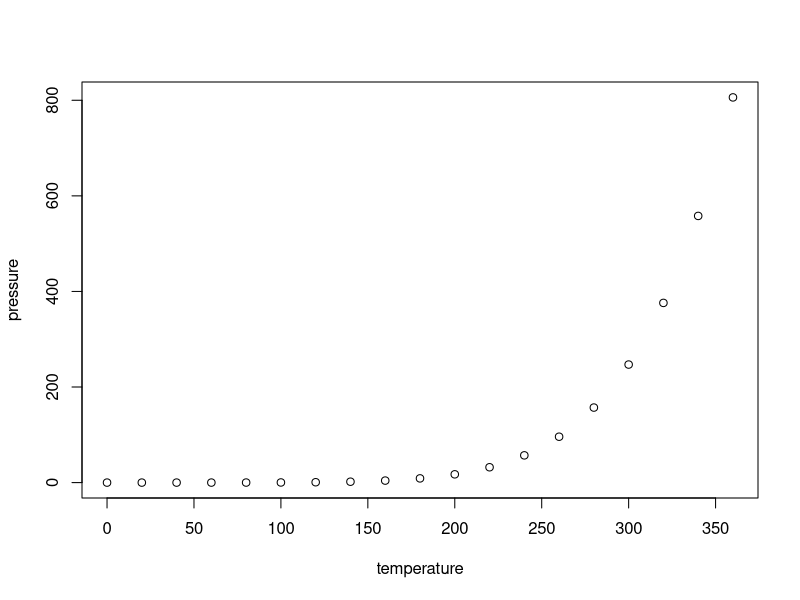
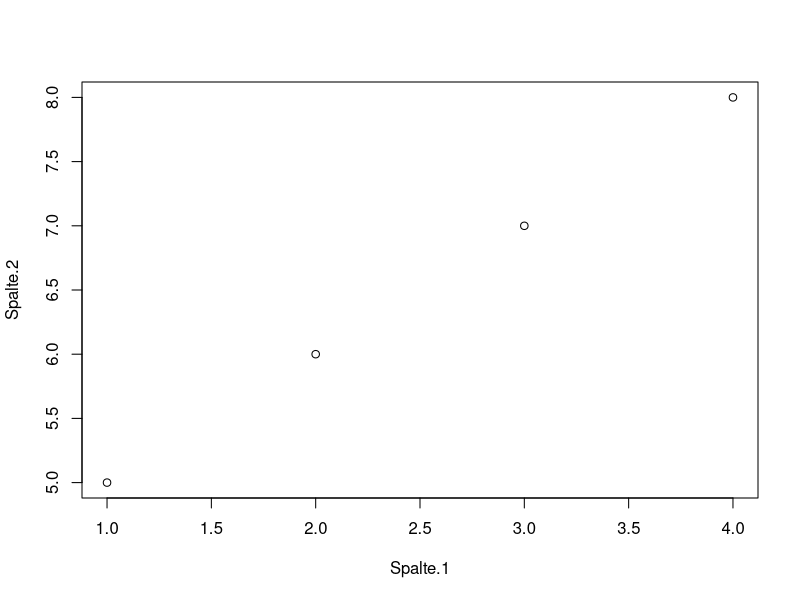
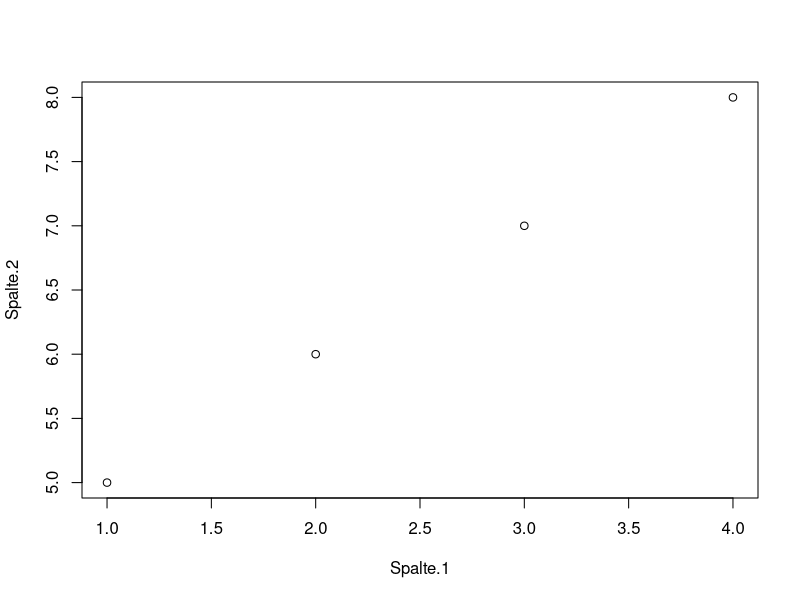

R code for these plots, in order:
## ---- chunk 1
plot(pressure)
## ---- chunk 2
2+4
## ---- chunk 3
data <- cars[1:4, ]
knitr::kable(data, caption = "Tabelle")
## ---- chunk 4
7*3
## ---- chunk 5
dat <- data.frame("Spalte 1" = c(1,2,3,4), "Spalte 2" = c(5,6,7,8))
plot(dat)
## ---- chunk 6
dat <- data.frame("Spalte 1" = c(1,2,3,4), "Spalte 2" = c(5,6,7,8))
plot(dat)
